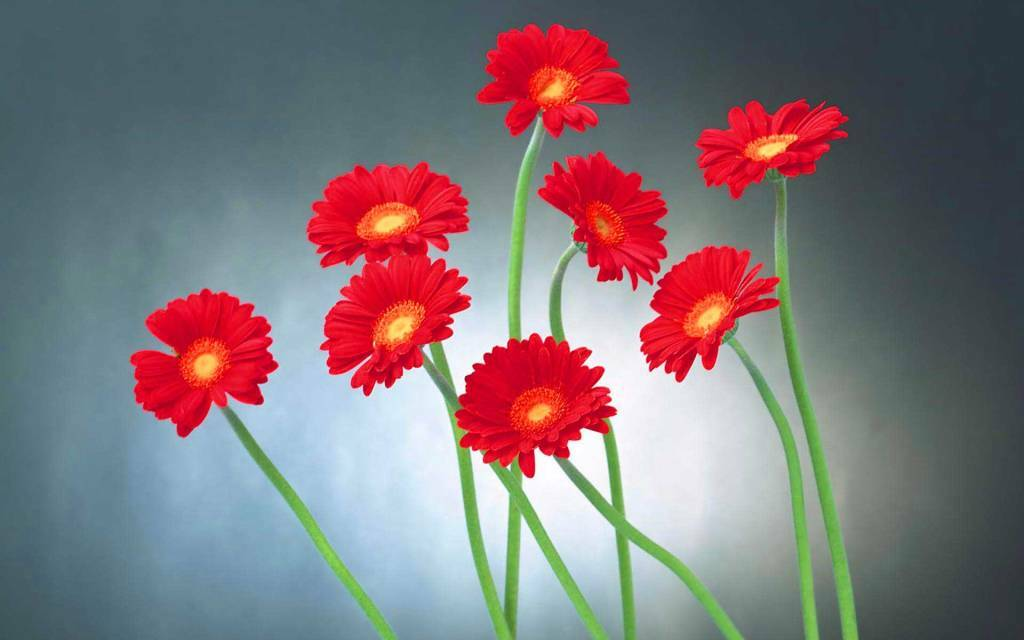
#> input picture opencv/my_image.jpg, 1024 x 640 px
$ python canny_edge_detection.py
#> lines starting #> are read from the running program, lines starting #| are printed output that depends on the picture; after the words box and inside, x2 and y2 are one past the last pixel; in counts of white or black regions, pixels touching at a corner belong together
#!/usr/bin/python3

import numpy as np
import cv2

pic = cv2.imread("my_image.jpg")
#> pic is the input picture: shape (640, 1024, 3); mean B, G, R 120.7, 116.5, 128.7
cv2.imshow("Original Image", pic)
thredshold1 = 50
thredshold2 = 100

canny = cv2.Canny(pic, thredshold1, thredshold2)
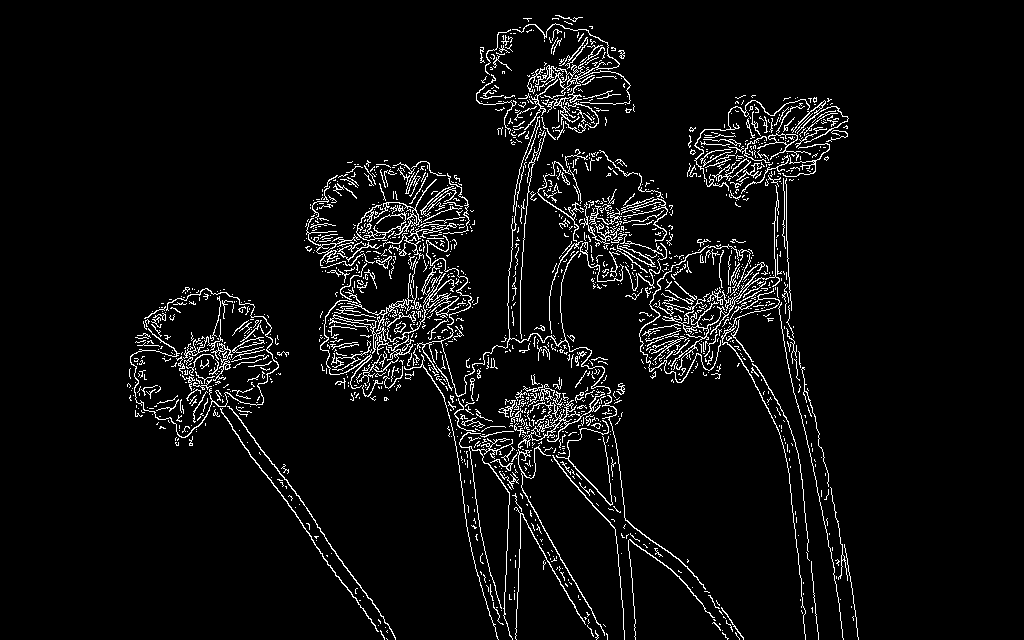
#> canny: shape (640, 1024); 5.1% white in thin lines or dots, all inside (x1, y1, x2, y2) = (127, 15, 859, 640)

cv2.imshow("Canny edge Detection Image", canny)
cv2.waitKey(5000)
cv2.destroyAllWindows()

$ run again, with opencv/3_faces.png saved as opencv/my_image.jpg
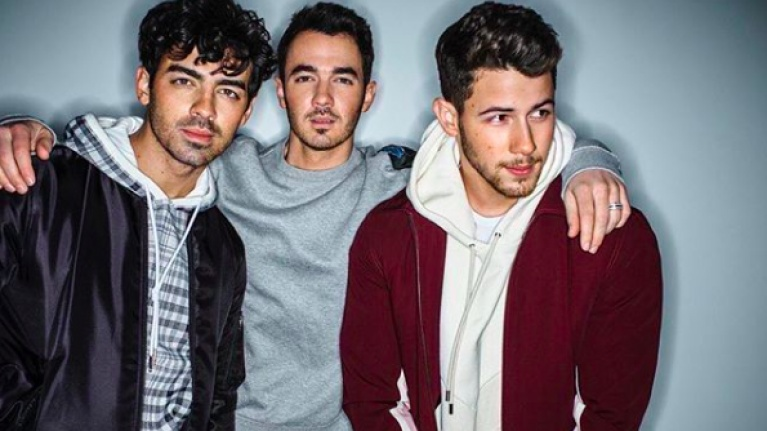
#> input picture opencv/3_faces.png, 767 x 431 px
#> pic is the input picture: shape (431, 767, 3); mean B, G, R 115.7, 109.6, 117.4
#> `canny = cv2.Canny(pic, thredshold1, thredshold2)`:
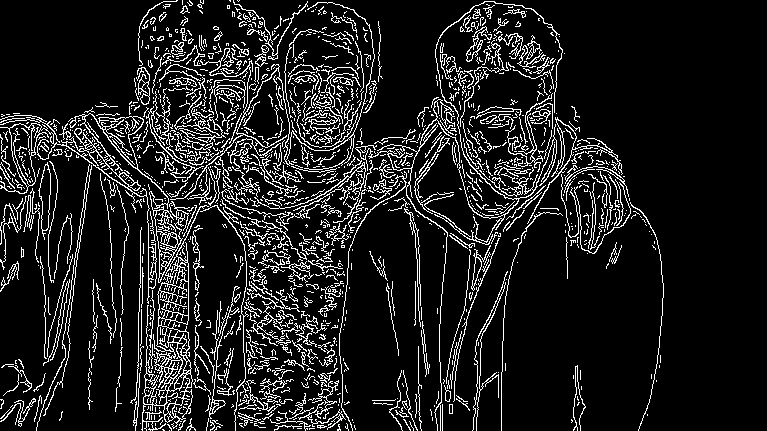
#> canny: shape (431, 767); 11.9% white in thin lines or dots, all inside (x1, y1, x2, y2) = (0, 0, 664, 431)
